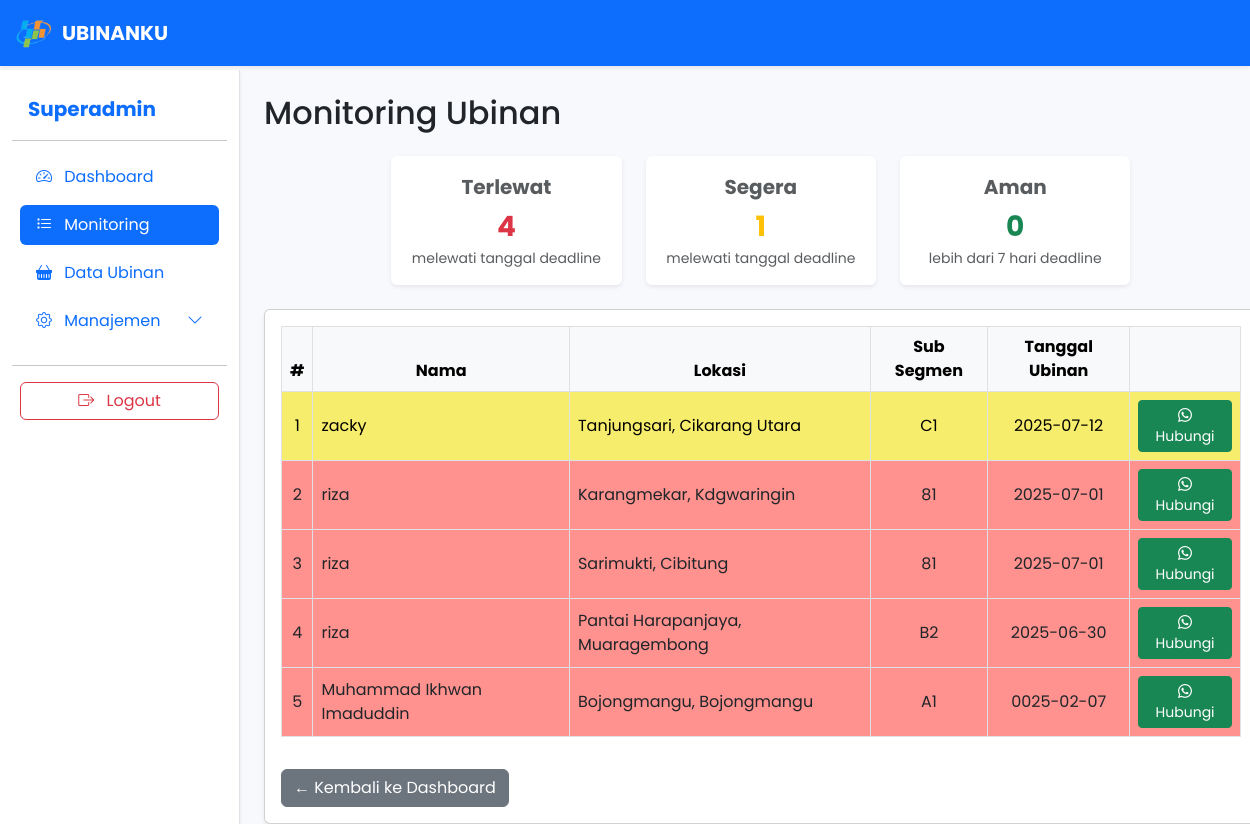
Screenshot of /client/service/super-admin/monitoring.php (signed in) with the database file from the repository.
### tables this page shows
CREATE TABLE `monitoring_data_panen` (
  `id` int(11) NOT NULL,
  `nama_petani` varchar(100) NOT NULL,
  `desa` varchar(100) NOT NULL,
  `kecamatan` varchar(100) NOT NULL,
  `tanggal_panen` date NOT NULL,
  `subround` int(11) NOT NULL,
  `foto_petani` varchar(255) NOT NULL,
  `foto_potong` varchar(255) NOT NULL,
  `foto_timbangan` varchar(255) NOT NULL,
  `berat_plot` decimal(10,2) DEFAULT NULL,
  `gkp` decimal(10,2) DEFAULT NULL,
  `gkg` decimal(10,2) DEFAULT NULL,
  `ku` decimal(10,2) DEFAULT NULL,
  `status` enum('selesai','belum selesai','tidak bisa','sudah') DEFAULT NULL,
  `user_id` int(11) NOT NULL,
  `nomor_segmen` varchar(9) NOT NULL,
  `nomor_sub_segmen` varchar(2) NOT NULL,
  `note` varchar(500) NOT NULL,
  `created_at` timestamp NOT NULL DEFAULT current_timestamp(),
  `updated_at` timestamp NULL DEFAULT NULL
);

CREATE TABLE `users` (
  `id` int(11) NOT NULL,
  `username` varchar(50) NOT NULL,
  `password` varchar(255) NOT NULL,
  `nama_lengkap` varchar(100) DEFAULT NULL,
  `no_hp` varchar(20) NOT NULL,
  `email` varchar(50) NOT NULL,
  `role` enum('pcl','pml','supervisor') DEFAULT 'pcl',
  `created_at` timestamp NOT NULL DEFAULT current_timestamp(),
  `updated_at` timestamp NULL DEFAULT NULL ON UPDATE current_timestamp()
);

### client/service/super-admin/monitoring.php (the view, shortened to what this page needs)
<?php
include '../../../server/config/koneksi.php';
$q = mysqli_query($conn, "
    SELECT u.nama_lengkap, u.no_hp, m.desa, m.kecamatan, m.nomor_sub_segmen, m.tanggal_panen
    FROM users u
    JOIN monitoring_data_panen m ON u.id = m.user_id
    WHERE (m.status = 'belum selesai' OR m.status = 'sudah')
    ORDER BY m.tanggal_panen DESC
");
$q_user_all = mysqli_query($conn, "
    SELECT m.tanggal_panen
    FROM users u
    JOIN monitoring_data_panen m ON u.id = m.user_id
    WHERE (m.status = 'belum selesai' OR m.status = 'sudah')
");
$terlewat = $segera = $aman = 0;
$today = new DateTime();
while ($row = mysqli_fetch_assoc($q_user_all)) {
    $tgl_ubinan = new DateTime($row['tanggal_panen']);
    $diff = $today->diff($tgl_ubinan)->days;
    $isPast = $tgl_ubinan < $today;
    $isSoon = !$isPast && $diff <= 7;
    if ($isPast) {
        $terlewat++;
    } elseif ($isSoon) {
        $segera++;
    } else {
        $aman++;
    }
}
?>
<!DOCTYPE html>
<html lang="id">
<head>
    <link href="https://cdn.jsdelivr.net/npm/bootstrap@5.3.0/dist/css/bootstrap.min.css" rel="stylesheet">
    <link href="https://cdn.jsdelivr.net/npm/bootstrap-icons@1.10.5/font/bootstrap-icons.css" rel="stylesheet">
</head>
<body>
<nav class="navbar navbar-expand-lg navbar-dark bg-primary shadow-sm fixed-top" style="z-index:1040;">
    <div class="container-fluid">
        <a class="navbar-brand d-flex align-items-center" href="monitoring_panen.php">
            <img src="../../assets/logo.png" alt="Logo BPS" height="40" class="me-2">
            UBINANKU
        </a>
    </div>
</nav>
<div class="container-fluid" style="padding-top:70px;">
    <div class="row">
        <nav class="col-md-3 col-lg-2 d-md-block bg-white border-end shadow-sm sidebar py-4 position-fixed" style="height:100vh; z-index:1030;">
            <div class="position-sticky">
                <a href="#" class="d-flex align-items-center mb-3 text-primary text-decoration-none px-3">
                    <span class="fs-5 fw-bold">Superadmin</span>
                </a>
                <hr>
                <ul class="nav nav-pills flex-column mb-auto px-2">
                    <li class="nav-item mb-2">
                        <a href="super_admin.php" class="nav-link text-primary">
                            <i class="bi bi-speedometer2 me-2"></i> Dashboard
                        </a>
                    </li>
                    <li class="nav-item mb-2">
                        <a href="monitoring.php" class="nav-link active">
                            <i class="bi bi-list-task me-2"></i> Monitoring
                        </a>
                    </li>
                    <li class="nav-item mb-2">
                        <a href="monitoring_panen.php" class="nav-link">
                            <i class="bi bi-basket-fill me-2"></i> Data Ubinan
                        </a>
                    </li>
                    <li class="nav-item mb-2">
                        <a class="nav-link text-primary d-flex justify-content-between align-items-center" data-bs-toggle="collapse" href="#manajemenMenu" role="button" aria-expanded="false" aria-controls="manajemenMenu">
                        <span><i class="bi bi-gear me-2"></i> Manajemen</span>
                        <i class="bi bi-chevron-down"></i>
                        </a>
                    </li>
                </ul>
                <hr>
                <div class="px-2">
                    <a href="../../auth/logout.php" class="btn btn-outline-danger w-100">
                        <i class="bi bi-box-arrow-right me-2"></i> Logout
                    </a>
                </div>
            </div>
        </nav>
        <main id="mainContent" class="col-lg-10 ms-auto px-4 pt-4">
            <h2 class="mb-4">Monitoring Ubinan</h2>
            <div class="row g-4 mb-4 d-flex justify-content-center flex-wrap">
                <div class="col-12 col-sm-6 col-lg-3">
                    <div class="card shadow-sm border-0 text-center h-100">
                        <div class="card-body">
                            <div class="fs-5 text-muted mb-1 fw-bold">Terlewat</div>
                            <div class="fs-3 fw-bold text-danger"><?= $terlewat; ?></div>
                            <div class="small text-muted">melewati tanggal deadline</div>
                        </div>
                    </div>
                    </div>
                <div class="col-12 col-sm-6 col-lg-3">
                    <div class="card shadow-sm border-0 text-center h-100">
                        <div class="card-body">
                            <div class="fs-5 text-muted mb-1 fw-bold">Segera</div>
                            <div class="fs-3 fw-bold text-warning"><?= $segera; ?></div>
                            <div class="small text-muted">melewati tanggal deadline</div>
                        </div>
                    </div>
                </div>
                <div class="col-12 col-sm-6 col-lg-3">
                    <div class="card shadow-sm border-0 text-center h-100">
                        <div class="card-body">
                            <div class="fs-5 text-muted mb-1 fw-bold">Aman</div>
                            <div class="fs-3 fw-bold text-success"><?= $aman; ?></div>
                            <div class="small text-muted">lebih dari 7 hari deadline</div>
                        </div>
                    </div>
                </div>
            </div>
            <div class="card shadow-sm">
                <div class="card-body">
                    <div class="table-responsive">
                        <table class="table table-bordered table-hover align-middle">
                            <thead class="table-light">
                                <tr class="text-center">
                                    <th>#</th>
                                    <th>Nama</th>
                                    <th>Lokasi</th>
                                    <th>Sub Segmen</th>
                                    <th>Tanggal Ubinan</th>
                                    <th></th>
                                </tr>
                            </thead>
                            <tbody>
                                <?php
                                $no = 1;
                                $today = new DateTime();
                                while ($row = mysqli_fetch_assoc($q)):
                                    $tgl_ubinan = new DateTime($row['tanggal_panen']);
                                    $diff = $today->diff($tgl_ubinan)->days;
                                    $isPast = $tgl_ubinan < $today;
                                    $isSoon = !$isPast && $diff <= 7;
                                    if ($isPast) {
                                        $rowClass = 'tr-deadline-lewat';
                                    } elseif ($isSoon) {
                                        $rowClass = 'tr-deadline-segera';
                                    } else {
                                        $rowClass = 'tr-deadline-aman';
                                    }
                                ?>
                                <tr class="<?= $rowClass ?>">
                                    <td class="text-center"><?= $no++; ?></td>
                                    <td><?= htmlspecialchars($row['nama_lengkap']); ?></td>
                                    <td><?= htmlspecialchars($row['desa'] . ', ' . $row['kecamatan']); ?></td>
                                    <td class="text-center"><?= htmlspecialchars($row['nomor_sub_segmen']); ?></td>
                                    <td class="text-center"><?= htmlspecialchars($row['tanggal_panen']); ?></td>
                                    <td class="text-center">
                                        <?php
                                        if (!empty($row['no_hp'])) {
                                            $wa_number = preg_replace('/[^0-9]/', '', $row['no_hp']);
                                            if (strpos($wa_number, '0') === 0) {
                                                $wa_number = '62' . substr($wa_number, 1);
                                            }
                                            $wa_message = rawurlencode("Halo " . $row['nama_lengkap'] . ", mohon segera lengkapi form ubinan Anda.");
                                            $wa_link = "https://wa.me/$wa_number?text=$wa_message";
                                        ?>
                                            <a href="<?= $wa_link ?>" target="_blank" class="btn btn-success btn-sm">
                                                <i class="bi bi-whatsapp"></i> Hubungi
                                            </a>
                                        <?php } else { ?>
                                            <span class="text-muted">-</span>
                                        <?php } ?>
                                    </td>
                                </tr>
                                <?php endwhile; ?>
                            </tbody>
                        </table>
                    </div>
                    <a href="super_admin.php" class="btn btn-secondary mt-3">&larr; Kembali ke Dashboard</a>
                </div>
            </div>
        </main>
    </div>
</div>
</body>
</html>

### client/service/super-admin/monitoring.php (style rules this page uses)
body { background-color: #f8f9fc; font-family: 'Poppins', sans-serif; }
.navbar-brand { font-weight: bold; font-size: 20px; }
@media (min-width: 992px) { #mainContent { margin-left: 240px !important; } }
.sidebar { width: 240px; }
.navbar-brand { font-weight: bold; }
.tr-deadline-lewat td { background-color: rgb(255, 146, 142) !important; color: blank; }
.tr-deadline-segera td { background-color: rgb(247, 237, 108) !important; color: black; }

### rows the page displays
monitoring_data_panen: user.nama_lengkap "zacky", desa+kecamatan "Tanjungsari, Cikarang Utara", nomor_sub_segmen "C1", tanggal_panen "2025-07-12"
monitoring_data_panen: user.nama_lengkap "riza", desa+kecamatan "Karangmekar, Kdgwaringin", nomor_sub_segmen "81", tanggal_panen "2025-07-01"
monitoring_data_panen: user.nama_lengkap "riza", desa+kecamatan "Sarimukti, Cibitung", nomor_sub_segmen "81", tanggal_panen "2025-07-01"
monitoring_data_panen: user.nama_lengkap "riza", desa+kecamatan "Pantai Harapanjaya, Muaragembong", nomor_sub_segmen "B2", tanggal_panen "2025-06-30"
monitoring_data_panen: user.nama_lengkap "Muhammad Ikhwan Imaduddin", desa+kecamatan "Bojongmangu, Bojongmangu", nomor_sub_segmen "A1", tanggal_panen "0025-02-07"

### other values shown
$terlewat "4"
$segera "1"
$aman "0"
